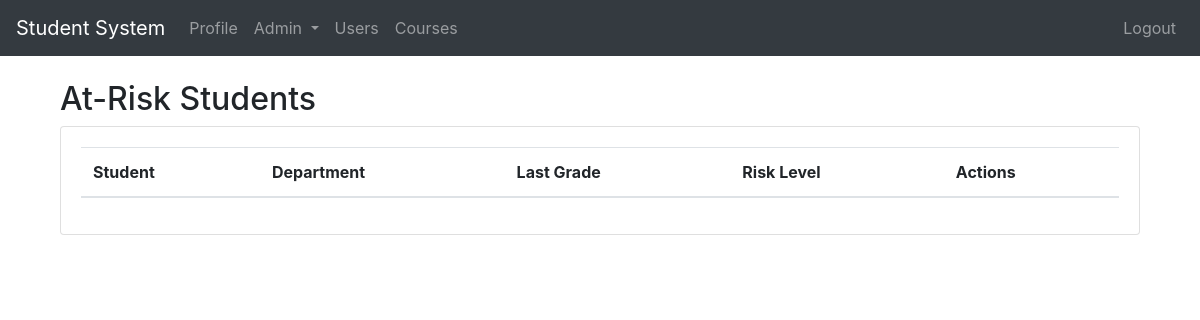
The app's page /admin/risk-students (signed in), older data.
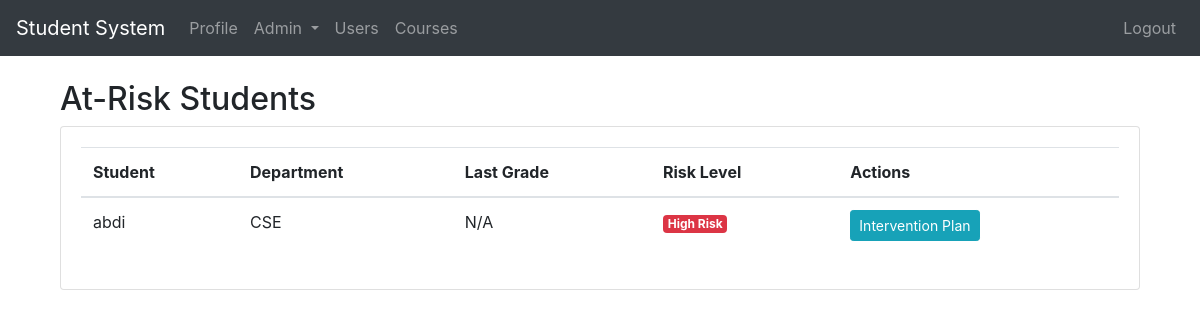
The same page, newer data.
### app.py (models this page shows)
class User(db.Model):
    __tablename__ = 'users'
    id            = db.Column(db.Integer,    primary_key=True)
    username      = db.Column(db.String(80), unique=True, nullable=False)
    email         = db.Column(db.String(120),unique=True, nullable=False)
    password_hash = db.Column(db.String(128),nullable=False)
    role          = db.Column(db.String(20), nullable=False)
    is_active     = db.Column(db.Boolean,    default=False)
    department    = db.Column(db.String(100), nullable=True)
    section       = db.Column(db.String(50),  nullable=True)

### app.py (the view)
@app.route('/admin/risk-students')
@roles_required('admin')
def risk_students():
    students = User.query.filter_by(role='student').all()
    at_risk = []
    for student in students:
        if student.id % 5 == 0:  # Demo logic
            at_risk.append(student)
    return render_template('risk_students.html', students=at_risk)

### app.py (called while the page is built)
def roles_required(*required_roles):
    def decorator(f):
        @wraps(f)
        def wrapped(*args, **kwargs):
            if session.get('role') not in required_roles:
                flash('Access denied. Insufficient privileges', 'danger')
                return redirect(url_for('login'))
            return f(*args, **kwargs)
        return wrapped
    return decorator

### templates/risk_students.html
{% extends "base.html" %}
{% block content %}
<div class="container mt-4">
    <h2>At-Risk Students</h2>
    <div class="card">
        <div class="card-body">
            <table class="table table-hover">
                <thead>
                    <tr>
                        <th>Student</th>
                        <th>Department</th>
                        <th>Last Grade</th>
                        <th>Risk Level</th>
                        <th>Actions</th>
                    </tr>
                </thead>
                <tbody>
                    {% for student in students %}
                    <tr>
                        <td>{{ student.username }}</td>
                        <td>{{ student.department }}</td>
                        <td>{% if student.assessment_results %}{{ student.assessment_results[-1].score }}{% else %}N/A{% endif %}</td>
                        <td><span class="badge badge-danger">High Risk</span></td>
                        <td>
                            <a href="#" class="btn btn-sm btn-info">Intervention Plan</a>
                        </td>
                    </tr>
                    {% endfor %}
                </tbody>
            </table>
        </div>
    </div>
</div>
{% endblock %}

Row changes from the older to the newer data that the page shows:
now on this page (row edited): User: username "abdi", department "CSE"
